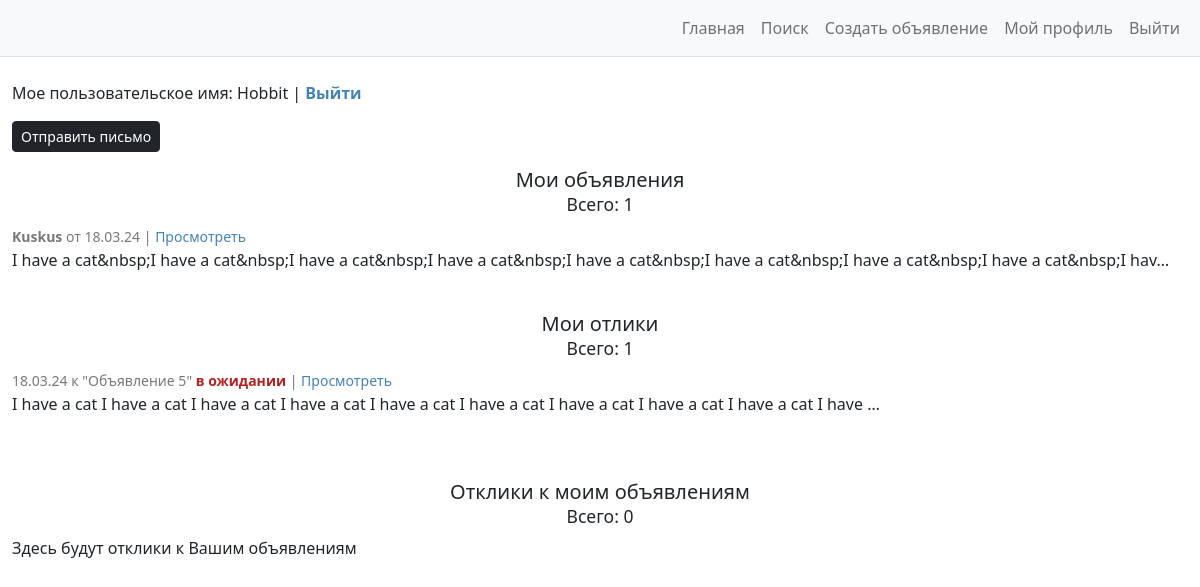
/my_profile/ (signed in), run on an earlier commit of the app's database.
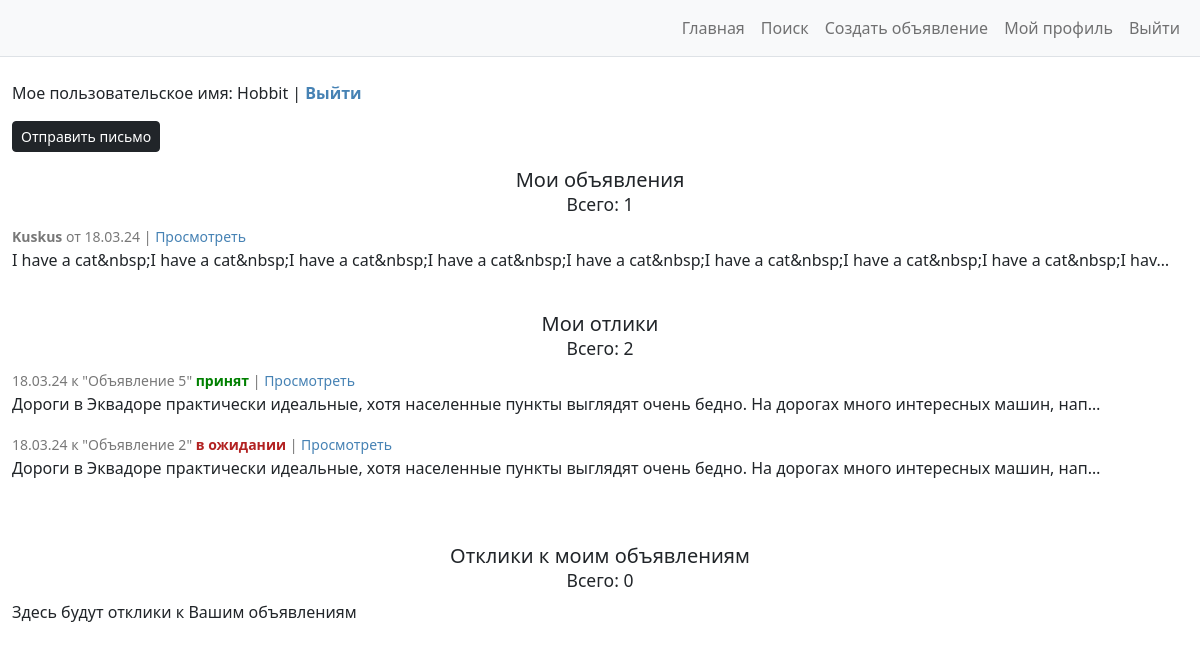
And on a later commit of the database.
### advertisments/models.py (models this page shows, shortened)
class Ad(models.Model):
    pub_date = models.DateTimeField(
        auto_now_add=True
    )
    author = models.ForeignKey(
        to=User,
        on_delete=models.CASCADE,
    )
    title = models.CharField(
        max_length=255,
        help_text='До 255 символов',
    )
    category = models.CharField(
        max_length=18,
        choices=CATEGORIES,
        default=None,
    )
    content = RichTextUploadingField(
        blank=True
    )
    class Meta:
        ordering = ['pub_date']
        verbose_name = 'Объявление'
        verbose_name_plural = 'Объявления'

class Reply(models.Model):
    author = models.ForeignKey(
        to=User,
        on_delete=models.CASCADE,
    )
    date_sent = models.DateTimeField(
        auto_now_add=True,
    )
    ad = models.ForeignKey(
        to=Ad,
        on_delete=models.CASCADE,
        related_name='replies_to_ad',
    )
    text = models.TextField(
        blank=True,
    )
    is_accepted = models.BooleanField(
        default=False
    )
    class Meta:
        ordering = ['date_sent']
        verbose_name = 'Отклик'
        verbose_name_plural = 'Отклики'

### advertisments/views.py (the view)
# urls.py: path('my_profile/', UserProfile.as_view(), name='user_profile'),
class UserProfile(ListView):
    template_name = "profile_scroll.html"
    model = Ad
    def get_context_data(self, **kwargs):
        context = super().get_context_data(**kwargs)
        context['ads'] = Ad.objects.filter(author=self.request.user)
        context['replies'] = Reply.objects.filter(author=self.request.user).all()
        context['replies_to_self_ads'] = Reply.objects.filter(ad__author=self.request.user).all()
        return context

### advertisments/templates/profile_scroll.html (shortened to what this page needs)
{% extends 'base.html' %}
{% block content %}
<div class="container-fluid" style="width:1200px;margin:0 auto">
    <br />
    <p>
        Мое пользовательское имя: {{ request.user.username }} |
        <a href="{% url 'logout' %}">
            <b>Выйти</b>
        </a>
    </p>
    <p>
        <a href="{% url 'test' %}" class="btn btn-dark btn-sm">
            Отправить письмо
        </a>
    </p>
</div>
<div class="container-fluid" style="width:1200px;margin:0 auto">
    <h5 align="center">
        Мои объявления
        <br/>
        <small>Всего: {{ ads.count }}</small>
    </h5>
</div>
<div class="container-fluid" style="width:1200px;margin:0 auto;max-height:170px;overflow:auto">
    {% if ads %}
        {% for ad in ads %}
        <p>
            <small style="color:rgb(120, 120, 120)">
                <b>{{ ad.title }}</b> от {{ ad.pub_date|date:'d.m.y' }} |
                <a href="{% url 'ads_detail' ad.id %}">Просмотреть</a>
            </small>
            <br />
            {{ ad.content|striptags|truncatechars:150 }}
        </p>
        {% endfor %}
    {% else %}
    <p>Здесь будут Ваши объявления</p>
    {% endif %}
</div>
<div class="container-fluid" style="width:1200px;margin:0 auto">
    <br />
    <h5 align="center">
        Мои отлики
        <br />
        <small>Всего: {{ replies.count }}</small>
    </h5>
</div>
<div class="container-fluid" style="width:1200px;margin:0 auto;max-height:170px;overflow:auto">
    {% if replies %}
        {% for reply in replies %}
        <p>
            <small style="color:rgb(120, 120, 120)">
                {{ reply.date_sent|date:'d.m.y' }} к "{{ reply.ad.title }}"
                {% if reply.is_accepted %}
                    <strong style="color: #008000">принят</strong> |
                {% else %}
                    <strong style="color: #B22222">в ожидании</strong> |
                {% endif %}
                <a href="{% url 'reply_detail' reply.id %}">Просмотреть</a>
            </small>
            <br />
            {{ reply.text|striptags|truncatechars:125 }}
        </p>
        {% endfor %}
    {% else %}
    <p>Здесь будут Ваши отклики</p>
    {% endif %}
    <br />
</div>
<div class="container-fluid" style="width:1200px;margin:0 auto">
    <br />
    <h5 align="center">
        Отклики к моим объявлениям
        <br />
        <small>Всего: {{ replies_to_self_ads.count }}</small>
    </h5>
</div>
<div class="container-fluid" style="width:1200px;margin:0 auto;max-height:170px;overflow:auto">
    {% if replies_to_self_ads %}
        {% for reply in replies_to_self_ads %}
        <p>
            <small style="color:rgb(120, 120, 120)">
                {{ reply.date_sent|date:'d.m.y' }} от {{ reply.author }}
                {% if reply.is_accepted %}
                    <strong style="color: #008000">принят</strong> |
                {% else %}
                    <strong style="color: #B22222">в ожидании</strong> |
                {% endif %}
                <a href="{% url 'reply_detail' reply.id %}">Просмотреть</a>
            </small>
            <br />
            {{ reply.text|striptags|truncatechars:125 }}
        </p>
        {% endfor %}
    {% else %}
    <p>Здесь будут отклики к Вашим объявлениям</p>
    {% endif %}
    <br />
</div>
{% endblock content %}

### templates/base.html (shortened to what this page needs)
<!DOCTYPE html>
<html lang="ru">
    <head>
        {% load static %}
        <link href="{% static 'css/styles.css' %}" rel="stylesheet" />
    </head>
    <body>
        <div class="d-flex" id="wrapper">
            <div id="page-content-wrapper">
                <nav class="navbar navbar-expand-lg navbar-light bg-light border-bottom">
                    <div class="container-fluid">
                        <div class="collapse navbar-collapse" id="navbarSupportedContent">
                            <ul class="navbar-nav ms-auto mt-2 mt-lg-0">
                                <li class="nav-item active">
                                    <a class="nav-link" href="{% url 'ads_list' %}">Главная</a>
                                </li>
                                <li class="nav-item active">
                                    <a class="nav-link" href="{% url 'ads_search' %}">Поиск</a>
                                </li>
                                {% if request.user.is_authenticated  %}
                                <li class="nav-item active">
                                    <a class="nav-link" href="{% url 'ads_create' %}">Создать объявление</a>
                                </li>
                                <li class="nav-item active"><a class="nav-link" href="{% url 'login' %}">Мой профиль</a></li>
                                <li class="nav-item active"><a class="nav-link" href="{% url 'logout' %}">Выйти</a></li>
                                {% else %}
                                <li class="nav-item active"><a class="nav-link" href="{% url 'login' %}">Войти</a></li>
                                {% endif %}
                            </ul>
                        </div>
                    </div>
                </nav>
                {% block content %}
                {% endblock content %}
            </div>
        </div>
    </body>
</html>

### templates/base.html (style rules this page uses)
a { text-decoration: initial; color: #4682B4 }

What changed in the data, as far as the page shows it:
removed Reply: date_sent "18.03.24", ad "Объявление 5", is_accepted "в ожидании", text "I have a cat I have a cat I have a cat I have a cat I have a cat I have a cat I have a cat I have a cat I have a cat I have …"
added Reply: date_sent "18.03.24", ad "Объявление 5", is_accepted "принят", text "Дороги в Эквадоре практически идеальные, хотя населенные пункты выглядят очень бедно. На дорогах много интересных машин, нап…"
added Reply: date_sent "18.03.24", ad "Объявление 2", is_accepted "в ожидании", text "Дороги в Эквадоре практически идеальные, хотя населенные пункты выглядят очень бедно. На дорогах много интересных машин, нап…"
Also different on the page:
{{ replies.count }}: "1" → "2"
